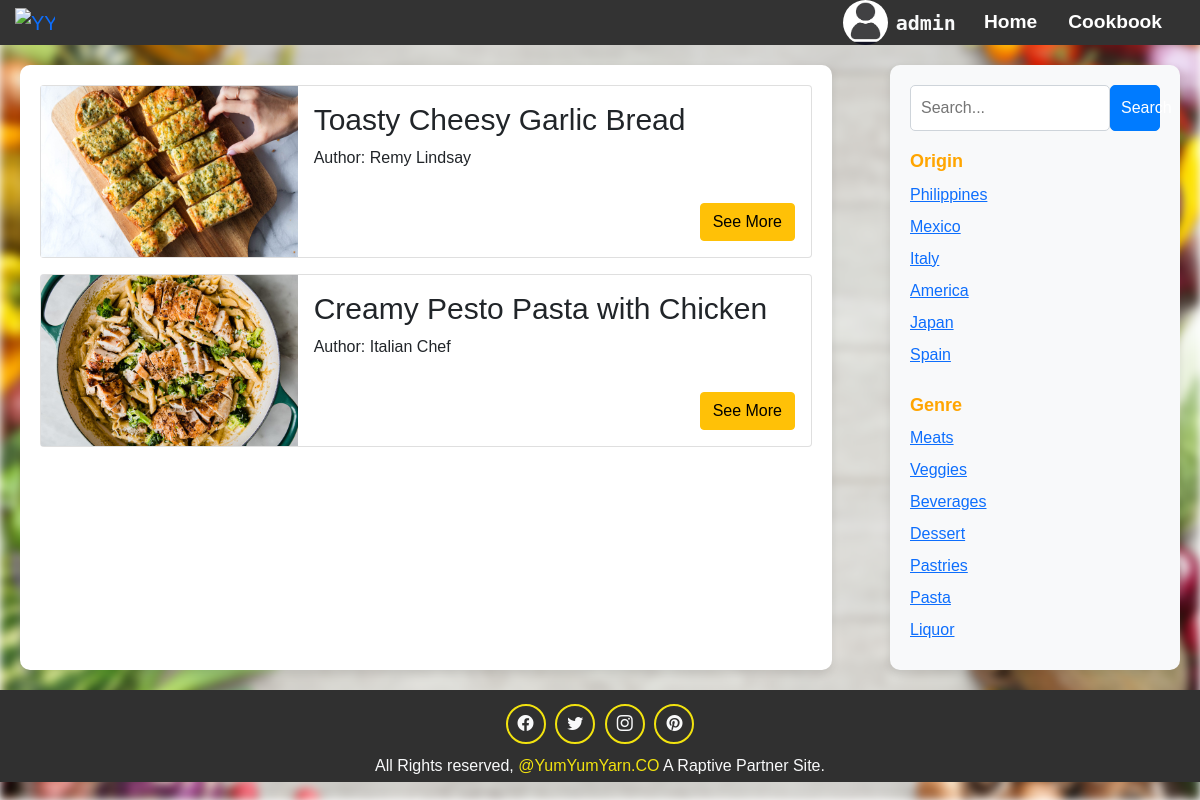
Page /Admin/admincookbook.php?origin=Italy (signed in) on the committed database.
### tables this page shows
CREATE TABLE `accounts` (
  `ID` int(11) NOT NULL,
  `email` varchar(100) DEFAULT NULL,
  `username` varchar(100) DEFAULT NULL,
  `password` varchar(100) DEFAULT NULL,
  `profile` longblob DEFAULT NULL,
  `confirm` varchar(100) DEFAULT NULL
);

CREATE TABLE `recipe` (
  `no` int(10) NOT NULL,
  `dishname` varchar(100) DEFAULT NULL,
  `image` longblob DEFAULT NULL,
  `author` varchar(100) DEFAULT NULL,
  `origin` varchar(100) DEFAULT NULL,
  `genre` varchar(50) DEFAULT NULL,
  `steps` varchar(5000) DEFAULT NULL
);

### Admin/admincookbook.php (the view, shortened to what this page needs)
<?php
require '../db.php';
?>
<!DOCTYPE html>
<html lang="en">
<head>
    <link href="https://cdn.jsdelivr.net/npm/bootstrap@5.0.2/dist/css/bootstrap.min.css" rel="stylesheet"
>
        <link href="https://cdn.jsdelivr.net/npm/bootstrap-icons@latest/font/bootstrap-icons.css" rel="stylesheet">
    <link href="../styles.css" rel="stylesheet">
    <link rel="stylesheet" href="https://cdnjs.cloudflare.com/ajax/libs/font-awesome/5.15.1/css/all.min.css"
>
</head>
<header>
    <nav class="navbar navbar-expand-xl">
        <div class="container " id="top">
            <div class="row align-items-center">
                <div class="col-sm-4">
                    <a class="navbar-brand" href="#">
                        <img src="../images/logo.png" alt="YYY" class="icon-image" style="width: 85%; height: auto;">
                    </a>
                </div>
            </div>
            <div class="collapse navbar-collapse justify-content-end" id="navbarNav">
                <ul class="navbar-nav ml-auto">
                    <?php
                    if (isset($_SESSION['username'])) {
                        $username = $_SESSION['username'];
                        $query = "SELECT profile FROM accounts WHERE username = '$username'";
                        $result = mysqli_query($conn, $query);
                        if ($result) {
                            $userData = mysqli_fetch_assoc($result);
                            $profilePictureFilename = $userData['profile'];
                            if ($profilePictureFilename) {
                                $profilePicturePath = "../" . $profilePictureFilename;
                                ?>
                                <li class="nav-item">
                                    <div class="d-flex text-center align-items-center">
                                        <img src="<?= $profilePicturePath ?>" alt="User Icon" width="45" height="45"
                                            class="rounded-circle me-2" data-bs-toggle="modal"
                                            data-bs-target="#userProfileModal">
                                        <span class="text-center fw-bold text-light"
                                            style="font-family: 'monospace', sans-serif; color: light; font-size: 1.25rem; margin-right: 20px;"><?= $username ?></span>
                                    </div>
                                </li>
                                <?php
                            }
                        }
                    } else {
                    }
                    ?>
                    <li class="nav-item">
                        <a href="admin.php" class="nav-link">Home</a>
                    </li>
                    <li class="nav-item">
                        <a href="#" class="nav-link">Cookbook</a>
                    </li>
                </ul>
            </div>
        </div>
    </nav>
</header>
<body style="margin: 0; padding: 0; font-family: 'Arial', sans-serif; position: relative;">
    <main>
        <section>
            <div class="container ">
                <?php
                $conn = mysqli_connect('127.0.0.1', 'root', '', 'yyy');
                $sql = "SELECT * FROM recipe";
                if (isset($_GET['search'])) {
                    $search = mysqli_real_escape_string($conn, $_GET['search']);
                    $sql .= " WHERE dishname LIKE '%$search%'";
                } elseif (isset($_GET['origin'])) {
                    $origin = mysqli_real_escape_string($conn, $_GET['origin']);
                    $sql .= " WHERE origin = '$origin'";
                } elseif (isset($_GET['genre'])) {
                    $genre = mysqli_real_escape_string($conn, $_GET['genre']);
                    $sql .= " WHERE genre = '$genre'";
                }
                $result = mysqli_query($conn, $sql);
                if (mysqli_num_rows($result) > 0) {
                    while ($row = mysqli_fetch_assoc($result)) {
                        echo "<div class='card mb-3'>";
                        echo "<div class='row g-0'>";
                        echo "<div class='col-md-4'>";
                        echo "<img src='" . htmlspecialchars($row["image"]) . "' alt='Dish Image' class='img-fluid'>";
                        echo "</div>";
                        echo "<div class='col-md-8 d-flex flex-column'>";
                        echo "<div class='card-body'>";
                        echo "<h5 class='card-title text-dark'>" . $row["dishname"] . "</h5>";
                        echo "<p class='card-text'>Author: " . $row["author"] . "</p>";
                        echo "<a href='#recipeModal" . $row['no'] . "' class='btn btn-warning mt-auto align-self-end position-absolute bottom-0 end-0 m-3'
                                data-bs-toggle='modal'>See More</a>";
                        echo "</div>";
                        echo "</div>";
                        echo "</div>";
                        echo "</div>";
                    }
                } else {
                    echo "<p>No Records Found</p>";
                }
                ?>
            </div>
        </section>
        <aside style="width: 25%; background-color: #f8f9fa; padding: 20px; box-shadow: 0 4px 8px rgba(0, 0, 0, 0.1); border-radius: 10px;">
        <form action="" method="get">
            <div class="search-bar">
                <input type="text" class="search-input" placeholder="Search..." name="search">
                <button type="submit" class="search-button">Search</button>
            </div>
        </form>
        <div class="origin-section" >
        <h2 class="genre-title">Origin</h2>
        <ul class="genre-list" style="display: flex; flex-direction: column;">
            <li class="genre-list-item"><a href="?origin=Philippines">Philippines</a></li>
            <li class="genre-list-item"><a href="?origin=Mexico">Mexico</a></li>
            <li class="genre-list-item"><a href="?origin=Italy">Italy</a></li>
            <li class="genre-list-item"><a href="?origin=America">America</a></li>
            <li class="genre-list-item"><a href="?origin=Japan">Japan</a></li>
            <li class="genre-list-item"><a href="?origin=Spain">Spain</a></li>
        </ul>
    </div>
    <div class="genre-section">
        <h2 class="genre-title">Genre</h2>
        <ul class="genre-list" style="display: flex; flex-direction: column;">
            <li class="genre-list-item"><a href="?genre=Meats">Meats</a></li>
            <li class="genre-list-item"><a href="?genre=Veggies">Veggies</a></li>
            <li class="genre-list-item"><a href="?genre=Beverages">Beverages</a></li>
            <li class="genre-list-item"><a href="?genre=Dessert">Dessert</a></li>
            <li class="genre-list-item"><a href="?genre=Pastries">Pastries</a></li>
            <li class="genre-list-item"><a href="?genre=Pasta">Pasta</a></li>
            <li class="genre-list-item"><a href="?genre=Liquor">Liquor</a></li>
        </ul>
    </div>
    </aside>
</main>
<footer class="container-fluid text-light text-center p-1" style="background-color: #303030;">
        <div class="social-links m-0">
          <a href="https://www.youtube.com/watch?v=dQw4w9WgXcQ" class="text-light"><i class="bi-facebook"></i></a>
          <a href="https://www.youtube.com/watch?v=dQw4w9WgXcQ" class="text-light"><i class="bi-twitter"></i></a>
          <a href="https://www.youtube.com/watch?v=dQw4w9WgXcQ" class="text-light"><i class="bi-instagram"></i></a>
          <a href="https://www.youtube.com/watch?v=dQw4w9WgXcQ" class="text-light"><i class="bi-pinterest"></i></a>
      </div>
          <span>All Rights reserved, <span style="color: #f2e30f;">@YumYumYarn.CO</span> A Raptive Partner Site.</span>
    </footer>
</body>
</html>

### styles.css (style rules this page uses)
.navbar-nav span { color: #fff; }
.navbar-nav a { color: #fff; margin-right: 15px; font-size: larger; font-weight: bold; }
.icon-image { animation: rotateIn 1s ease-in-out 1; width: 20%; height: auto; }
.container { padding: 0px; }
@media (min-width: 768px) { .container { max-width: 750px; } }
@media (min-width: 992px) { .container { max-width: 970px; } }
@media (min-width: 1200px) { .container { max-width: 1170px; } }
h5 { color: #fff; font-size: 30px; font-weight: 200; }
.social-links { display: flex; justify-content: center; padding: 10px; }
.social-links a { border: 2px solid #f2e30f; color: #bf9452; display: block; width: 40px; height: 40px; display: flex; justify-content: center; align-items: center; border-radius: 50%; text-decoration: none; margin: 0 0.3rem; transition: all 0.5s ease; }
.genre-section { margin-top: 20px; }
.genre-title { color: #007bff; margin-bottom: 15px; }
.genre-list { list-style: none; padding: 0; margin: 0; display: flex; flex-wrap: wrap; justify-content: center; }

### Admin/admincookbook.php (style rules this page uses)
body::before { content: ""; position: fixed; top: 0; left: 0; width: 100%; height: 100%; z-index: -1; background: url(images/Backg.jpg) no-repeat center center fixed; background-size: cover; filter: blur(5px); animation: fadeIn 2s ease-in-out; }
main { display: flex; justify-content: space-between; padding: 20px; }
section { width: 70%; background-color: #ffffff; padding: 20px; box-shadow: 0 4px 8px rgba(0, 0, 0, 0.1); border-radius: 10px; }
aside { width: 25%; background-color: #f8f9fa; padding: 20px; box-shadow: 0 4px 8px rgba(0, 0, 0, 0.1); border-radius: 10px; }
.search-bar { display: flex; align-items: center; margin-bottom: 20px; }
.search-input { width: 80%; padding: 10px; border: 1px solid #ced4da; border-radius: 5px; }
.search-button { width: 20%; padding: 10px; background-color: #007bff; color: #fff; border: 1px solid #007bff; border-radius: 5px; cursor: pointer; }
.origin-section, .genre-section { display: flex; flex-direction: column; align-items: flex-start; }
.genre-title { font-size: 18px; font-weight: bold; margin-bottom: 10px; color: orange; }
.genre-list { list-style: none; padding: 0; margin: 0; }
.genre-list-item { margin-bottom: 8px; color: #333; }

### rows in the picture
accounts: profile (picture)
recipe: image (picture), dishname "Toasty Cheesy Garlic Bread", author "Remy Lindsay"
recipe: image (picture), dishname "Creamy Pesto Pasta with Chicken", author "Italian Chef"

### other values in the picture
$username "admin"
